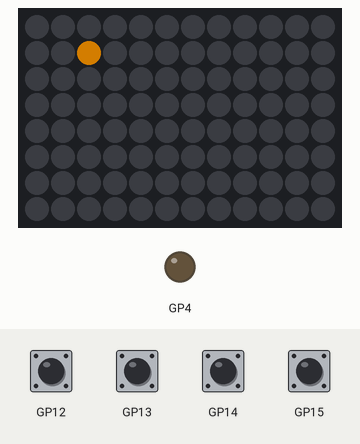
This program was run on a simulated Raspberry Pi Pico running MicroPython. On the bench: 12×8 RGB LED matrix, output pins drawn as LEDs (lit = HIGH). The inputs (shaded band) are chosen by the test bench. Dim RGB values are drawn brighter than linear.

Above: at 1.2 s.
1.3 s: button down pressed for 0.65 s
At 1.9 s:
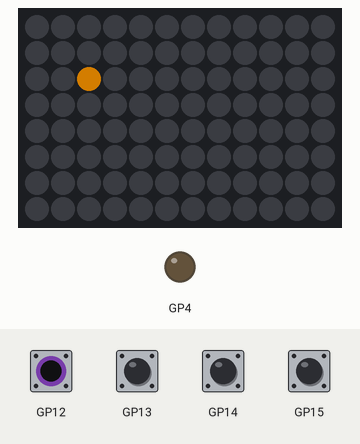
3.5 s: button left pressed for 0.65 s
At 3.9 s:
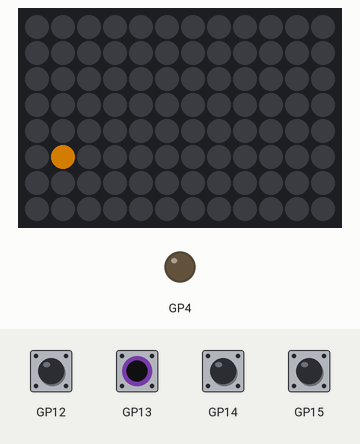
5.6 s: button up pressed for 0.65 s
At 6.4 s:
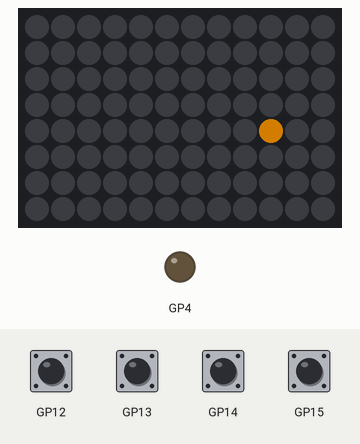
8.0 s: button right pressed for 0.65 s
At 8.4 s:
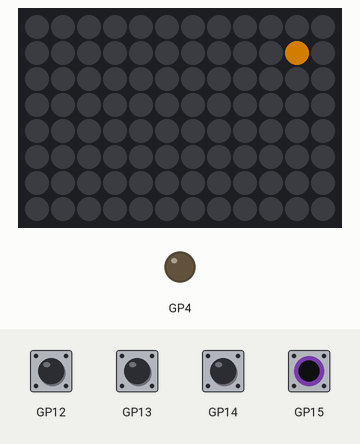
10.1 s: button down pressed for 1 s
At 11.5 s:
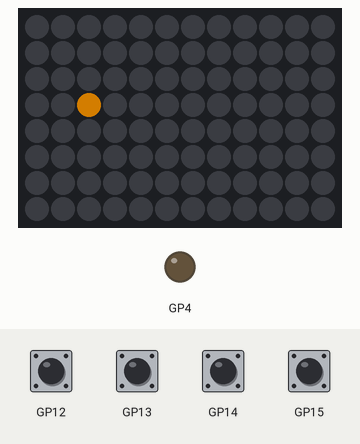
14.2 s: button left pressed for 1 s
At 15.0 s:
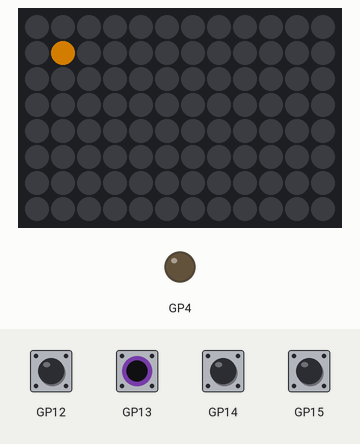
Timing chart, 0 to 17.2 s (numbered marks = the images above; inputs shaded):
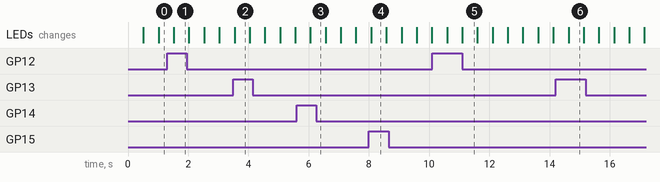

The program:

ZIP96Pico_-_A-Mazing_Game_-_Lesson_03.py
```python
import ZIP96Pico
from utime import sleep

# Class to store our player functionality
class Player():
    # Player object constructor
    def __init__(self, x, y, colour, screen, screenWidth, screenHeight):
        self.x = x
        self.y = y
        self.colour = colour
        self.screen = screen
        self.screenWidth = screenWidth
        self.screenHeight = screenHeight
        # Draw the starting position
        self.draw()

    # Draw the current position on the screen
    def draw(self):
        self.screen.setLEDMatrix(self.x, self.y, self.colour)

    # Draw a blank space in the current position on the screen
    def drawEmpty(self):
        self.screen.setLEDMatrix(self.x, self.y, self.screen.BLACK)

    # Update the current position
    def move(self, x, y):
        # Reset the current position on the screen
        self.drawEmpty()

        # Change the current position by the x and y parameters
        self.x += x
        self.y += y

        # Check the new x position is valid (not off the edge of the screen)
        if (self.x < 0): self.x = self.screenWidth - 1
        if (self.x >= self.screenWidth): self.x = 0

        # Check the new y position is valid (not off the edge of the screen)
        if (self.y < 0): self.y = self.screenHeight - 1
        if (self.y >= self.screenHeight): self.y = 0

        # Update the new position on the screen
        self.draw()

# Setup ZIP96Pico variables
screenWidth = 12
screenHeight = 8
gamer = ZIP96Pico.KitronikZIP96()
screen = gamer.Screen

# Create an object for our player
player = Player(0, 1, gamer.Screen.YELLOW, screen, screenWidth, screenHeight)

# Show the created objects on the screen
screen.show()

# Setup game variables
moveDelay = 0.5
moveX = 1
moveY = 0

# Start game loop
while 1:

    # Wait for moveDelay before moving
    sleep(moveDelay)

    # When up pressed, change player y position by -1
    if (gamer.Up.pressed()):
        moveX = 0
        moveY = -1

    # When down pressed, change player y position by 1
    if (gamer.Down.pressed()):
        moveX = 0
        moveY = 1

    # When left pressed, change player x position by -1
    if (gamer.Left.pressed()):
        moveX = -1
        moveY = 0

    # When right pressed, change player x position by 1
    if (gamer.Right.pressed()):
        moveX = 1
        moveY = 0

    # Update the player position using the move values
    player.move(moveX, moveY)

    # Show the updates on the screen
    screen.show()
```

Measured:
- what the display in image 2 shows lasts 0.5 s, from 3.5 s to 4.0 s
